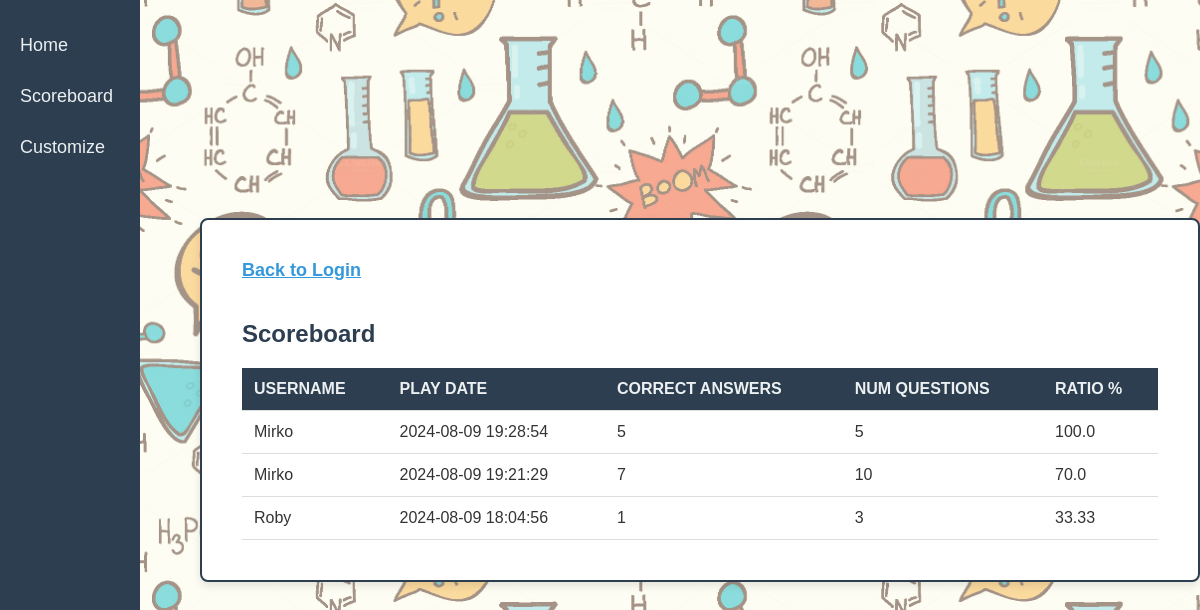
The app's page /scoreboard with its own data.
### tables this page shows
CREATE TABLE results (
    userid INTEGER,
    playdate TEXT NOT NULL,
    correct INTEGER,
    questions INTEGER,
    ratio FLOAT
);

CREATE TABLE users (
    userid INTEGER PRIMARY KEY AUTOINCREMENT,
    username TEXT NOT NULL
);

### app.py (the view)
@app.route('/scoreboard')
def scoreboard():
    connection = Utils.get_db_connection(db_path)
    results = connection.execute("""
        SELECT users.username, results.playdate, results.correct, results.questions, results.ratio
        FROM results
        JOIN users ON results.userid = users.userid
        ORDER BY results.ratio DESC
    """).fetchall()
    connection.close()
    return render_template('scoreboard.html', results=results)

### libs/utils.py (called while the page is built)
    @staticmethod
    def get_db_connection(db_path: str):
        connection = sqlite3.connect(db_path)
        connection.row_factory = sqlite3.Row
        return connection

### templates/scoreboard.html (shortened to what this page needs)
<!DOCTYPE html>
<html lang="en">
<head>
    <link rel="stylesheet" href="{{ url_for('static', filename='styles.css') }}">
</head>
<body>
    <div class="container">
        <div class="sidebar">
            <a href="{{ url_for('login') }}">Home</a>
            <a href="{{ url_for('scoreboard') }}">Scoreboard</a>
            <a href="{{ url_for('customize') }}">Customize</a>
        </div>
        <div class="main-box">
            <a href="{{ url_for('login') }}" class="back-to-login">Back to Login</a>
            <h2 class="small-header">Scoreboard</h2>
            <table class="table">
                <thead>
                    <tr>
                        <th>Username</th>
                        <th>Play Date</th>
                        <th>Correct Answers</th>
                        <th>Num Questions</th>
                        <th>Ratio %</th>
                    </tr>
                </thead>
                <tbody>
                    {% for result in results %}
                    <tr>
                        <td>{{ result['username'] }}</td>
                        <td>{{ result['playdate'] }}</td>
                        <td>{{ result['correct'] }}</td>
                        <td>{{ result['questions'] }}</td>
                        <td>{{ result['ratio'] }}</td>
                    </tr>
                    {% endfor %}
                </tbody>
            </table>
        </div>
    </div>
</body>
</html>

### static/styles.css (style rules this page uses)
body { font-family: 'Arial', sans-serif; color: #333; margin: 0; padding: 0; display: flex; justify-content: center; align-items: center; min-height: 100vh; box-sizing: border-box; position: relative; z-index: 0; }
body::before { content: ""; position: absolute; top: 0; left: 0; width: 100%; height: 100%; background-image: url("/static/backimage2.jpg"); background-size: cover; background-repeat: no-repeat; background-position: center; opacity: 0.5; z-index: -1; }
.small-header { color: #2c3e50 }
.container { display: flex; width: 100%; max-width: 1200px; margin: 0 auto; }
.sidebar { width: 100px; background-color: #2c3e50; color: white; height: 100vh; padding: 20px; position: fixed; top: 0; left: 0; display: flex; flex-direction: column; align-items: flex-start; }
.sidebar a { color: #ecf0f1; text-decoration: none; margin: 15px 0; font-size: 18px; font-weight: 500; }
.main-box { margin-left: 200px; padding: 40px; width: calc(100% - 200px); background-color: #ffffff; box-shadow: 0 4px 8px rgba(0, 0, 0, 0.1); border-radius: 8px; border: 2px solid #2c3e50; }
.table { width: 100%; border-collapse: collapse; margin-top: 20px; }
.table th, .table td { padding: 12px; text-align: left; border-bottom: 1px solid #ddd; }
.table th { background-color: #2c3e50; color: #ecf0f1; text-transform: uppercase; }
.back-to-login { display: inline-block; margin-bottom: 20px; font-size: 18px; color: #3498db; font-weight: 600; }

### records on screen
results: username "Mirko", playdate "2024-08-09 19:28:54", correct "5", questions "5", ratio "100.0"
results: username "Mirko", playdate "2024-08-09 19:21:29", correct "7", questions "10", ratio "70.0"
results: username "Roby", playdate "2024-08-09 18:04:56", correct "1", questions "3", ratio "33.33"
